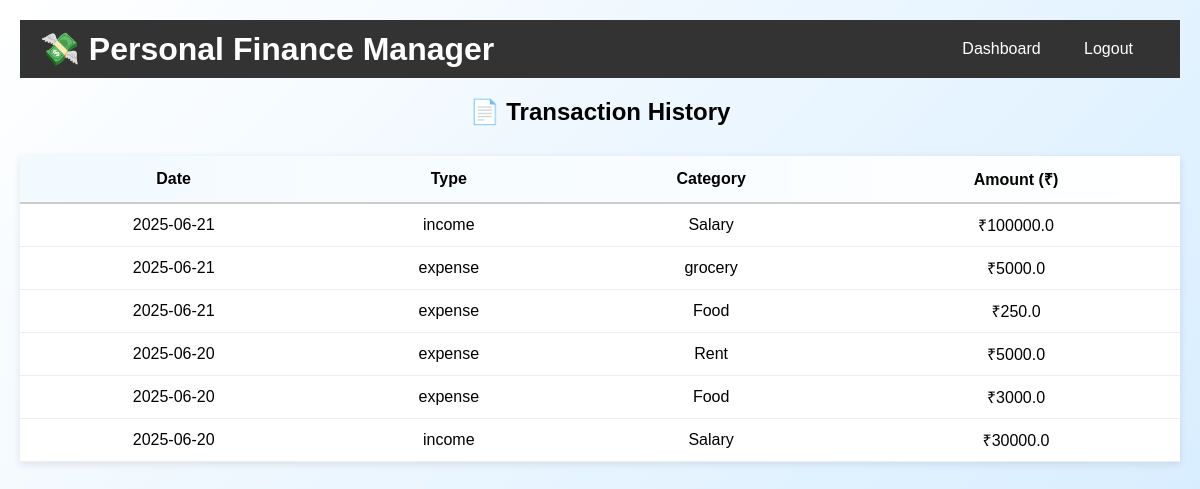
Page /transactions (signed in) on the committed database.
### models.py (models this page shows)
class Transaction(db.Model):
    id = db.Column(db.Integer, primary_key=True)
    type = db.Column(db.String(10), nullable=False)  # 'income' or 'expense'
    category = db.Column(db.String(50), nullable=False)
    amount = db.Column(db.Float, nullable=False)
    date = db.Column(db.Date, default=datetime.utcnow)
    user_id = db.Column(db.Integer, db.ForeignKey('user.id'), nullable=False)

### routes/finance_routes.py (the view)
@finance_bp.route('/transactions')
@login_required
def view_transactions():
    transactions = Transaction.query.filter_by(user_id=current_user.id).order_by(Transaction.date.desc()).all()
    return render_template('view_transactions.html', transactions=transactions)

### app.py (called while the page is built)
@login_manager.user_loader
def load_user(user_id):
    return User.query.get(int(user_id))

### templates/view_transactions.html (shortened to what this page needs)
{% extends "base.html" %}
{% block content %}
<h2 style="text-align: center; margin-bottom: 30px;">📄 Transaction History</h2>
{% if transactions %}
<table style="width: 100%; border-collapse: collapse; background: white; color: black; box-shadow: 0 2px 8px rgba(0,0,0,0.1);">
    <thead style="background: linear-gradient(to right, #f2faff, #ffffff);">
        <tr>
            <th style="padding: 12px; border-bottom: 2px solid #ccc;">Date</th>
            <th style="padding: 12px; border-bottom: 2px solid #ccc;">Type</th>
            <th style="padding: 12px; border-bottom: 2px solid #ccc;">Category</th>
            <th style="padding: 12px; border-bottom: 2px solid #ccc;">Amount (₹)</th>
        </tr>
    </thead>
    <tbody>
        {% for t in transactions %}
        <tr style="text-align: center; border-bottom: 1px solid #eee;">
            <td style="padding: 10px; color: black;">{{ t.date }}</td>
            <td style="padding: 10px; color: black;">{{ t.type }}</td>
            <td style="padding: 10px; color: black;">{{ t.category }}</td>
            <td style="padding: 10px; color: black;">₹{{ t.amount }}</td>
        </tr>
        {% endfor %}
    </tbody>
</table>
{% else %}
<p style="text-align: center;">No transactions recorded yet.</p>
{% endif %}
{% endblock %}

### static/styles.css (style rules this page uses)
body { font-family: Arial, sans-serif; padding: 20px; margin: 0; background: linear-gradient(135deg, #ffffff, #d0eaff); min-height: 100vh; }

### rows in the picture
Transaction: date "2025-06-21", type "income", category "Salary", amount "100000.0"
Transaction: date "2025-06-21", type "expense", category "grocery", amount "5000.0"
Transaction: date "2025-06-21", type "expense", category "Food", amount "250.0"
Transaction: date "2025-06-20", type "expense", category "Rent", amount "5000.0"
Transaction: date "2025-06-20", type "expense", category "Food", amount "3000.0"
Transaction: date "2025-06-20", type "income", category "Salary", amount "30000.0"
